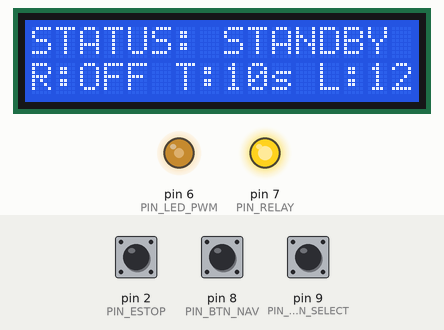
Bench run of a sketch on a simulated Arduino Uno, built with avr-gcc and run on an emulated ATmega328P. Parts: 16×2 character LCD, output pins drawn as LEDs (lit = HIGH). Dashed ring = blinking. Inputs (shaded band) come from the test bench; at power-on: pin 9 (PIN_BTN_SELECT) HIGH, pin 2 (PIN_ESTOP) HIGH, pin 8 (PIN_BTN_NAV) HIGH. EEPROM starts erased.

Above: at 2.1 s.
2.2 s: pin 9 (PIN_BTN_SELECT) pulled LOW for 0.15 s
At 3.0 s:
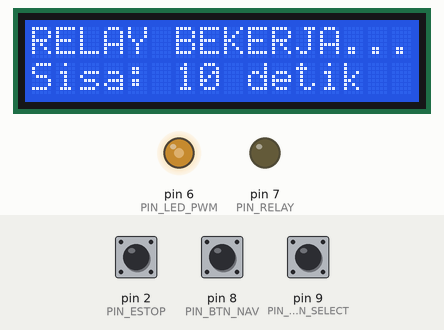
5.3 s: pin 2 (PIN_ESTOP) pulled LOW for 0.15 s
At 5.7 s:
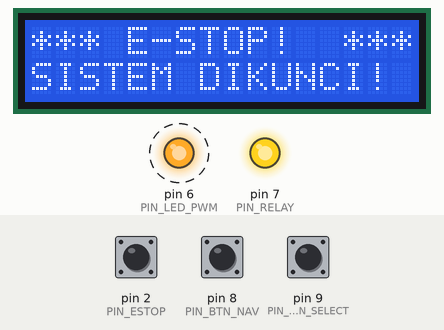
6.0 s: pin 9 (PIN_BTN_SELECT) pulled LOW for 1 s
At 8.2 s:
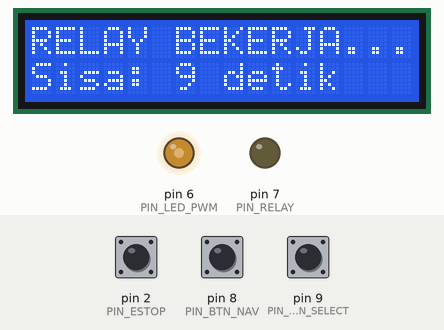
10.0 s: pin 2 (PIN_ESTOP) pulled LOW for 1 s
At 10.39 s:
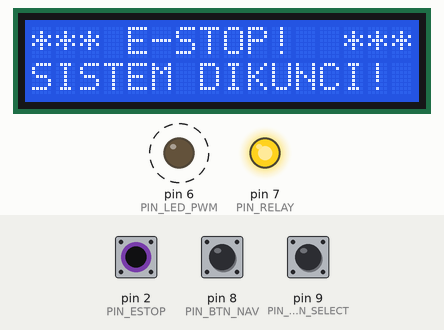
Timing chart, 0 to 12.6 s (numbered marks = the images above; inputs shaded):
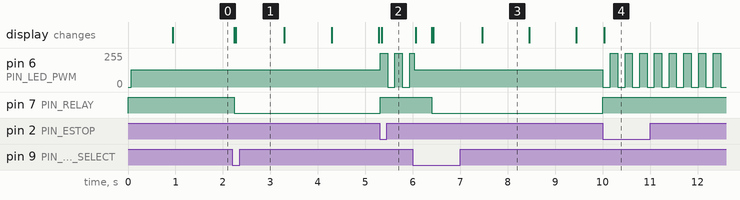

Measured:
- after the input at 2.2 s, pin 7 (PIN_RELAY): HIGH → LOW at once; the display: first changes at once (image 1 shows a later state)
- after the input at 5.3 s, pin 6 (PIN_LED_PWM): alternates 255/255 for 0.15 s and 0/255 for 0.15 s, starting at once; pin 7 (PIN_RELAY): LOW → HIGH at once; the display: changes at once (image 2)
- after the input at 6.0 s, pin 7 (PIN_RELAY): HIGH → LOW after 0.40 s; the display: first changes after 0.06 s (image 3 shows a later state)
- after the input at 10.0 s, pin 6 (PIN_LED_PWM): alternates 255/255 for 0.15 s and 0/255 for 0.15 s, starting at once; pin 7 (PIN_RELAY): LOW → HIGH at once; the display: changes at once (image 4)

The sketch:

advanced_industrial_station.ino
```cpp
/**
 * advanced_industrial_station.ino
 * Modul 15: Capstone Lanjutan - Sistem Otomasi Industri Terintegrasi
 *
 * Hardware Wiring:
 * 1. Arduino Uno R3
 * 2. LCD 1602 I2C Backpack   : SDA -> Pin A4, SCL -> Pin A5, VCC -> 5V, GND -> GND
 * 3. Tombol 1 (Navigasi Menu): Pin D8 ke GND (INPUT_PULLUP, Active-LOW)
 * 4. Tombol 2 (Pilih / Action): Pin D9 ke GND (INPUT_PULLUP, Active-LOW)
 * 5. Tombol 3 (E-STOP Darurat): Pin D2 ke GND (INT0 Hardware Interrupt, Active-LOW)
 * 6. Modul Relay 5V (Beban)  : Pin D7 (Active-LOW: 0V = ON, 5V = Standby)
 * 7. Indikator LED PWM       : Pin D6 via Resistor 220 Ohm ke GND
 *
 * Arsitektur Terintegrasi:
 * - Antarmuka Menu LCD 2 Tingkat: Navigasi dan pemilihan parameter menggunakan 2 tombol.
 * - Non-Volatile EEPROM: Mengingat konfigurasi durasi timer dan kecerahan LED via update().
 * - I2C Anti-Hang: Mengaktifkan timeout bus I2C (Wire.setWireTimeout) agar LCD tidak membekukan CPU.
 * - Zero-Latency E-STOP: Hardware interrupt pada pin D2 memotong relay dalam hitungan nanodetik.
 * - Fault Tolerance: Watchdog Timer (WDT) 2.0 detik aktif untuk mengamankan mikrokontroler dari crash.
 */

#include <Arduino.h>
#include <Wire.h>
#include <LiquidCrystal_I2C.h>
#include <EEPROM.h>
#include <avr/wdt.h>

LiquidCrystal_I2C lcd(0x27, 16, 2);

// Definisi Pin Hardware
const uint8_t PIN_ESTOP       = 2; // Pin interrupt eksternal INT0
const uint8_t PIN_LED_PWM     = 6; // Pin berkemampuan PWM (Timer 0)
const uint8_t PIN_RELAY       = 7; // Pin kendali modul relay
const uint8_t PIN_BTN_NAV     = 8; // Tombol navigasi menu berikutnya (NEXT)
const uint8_t PIN_BTN_SELECT  = 9; // Tombol pilih opsi / mulai siklus timer (SELECT)

// Alamat Register Memori EEPROM
const uint16_t ADDR_CONFIG_MAGIC = 0; // Alamat penanda validitas
const uint16_t ADDR_TIMER_SEC    = 1; // Alamat penyimpanan durasi timer
const uint16_t ADDR_PWM_LEVEL    = 2; // Alamat penyimpanan kecerahan PWM
const uint8_t  CONFIG_MAGIC_BYTE = 0x5C; // Nilai kunci pembeda memori terformat

// Mesin Status Utama Sistem (FSM)
enum ModeSistem {
    MODE_DASHBOARD,     // Menampilkan status aktifitas dan informasi utama
    MODE_MENU,          // Mode navigasi konfigurasi parameter
    MODE_TIMING_ACTIVE, // Siklus hitung mundur aktivasi relay sedang berlangsung
    MODE_EMERGENCY      // Sistem terkunci dalam kondisi darurat akibat penekanan E-STOP
};

ModeSistem statusSaatIni = MODE_DASHBOARD;
volatile bool emergencyTriggered = false; // Flag interupsi perangkat keras

// Variabel Konfigurasi Sistem
uint8_t durasiTimerDetik = 10; // Pilihan durasi: 5, 10, 30, atau 60 detik
uint8_t tingkatPWM = 128;      // Tingkat kecerahan: 0, 64, 128, 192, 255
bool statusRelay = false;
uint32_t waktuMulaiRelay = 0;

// Struktur Menu Tampilan LCD
const uint8_t JUMLAH_MENU = 4;
uint8_t menuAktif = 0;
const char* const JUDUL_MENU[JUMLAH_MENU] = {
    "1.Relay Manual ",
    "2.Timer Durasi ",
    "3.LED Kecerahan",
    "4.Simpan EEPROM"
};

/**
 * ISR Hardware Emergency Stop (INT0):
 * Memotong suplai beban relay seketika di level silikon tanpa jeda CPU.
 */
void isrEmergencyStop() {
    emergencyTriggered = true;
}

void muatKonfigurasiEEPROM() {
    if (EEPROM.read(ADDR_CONFIG_MAGIC) == CONFIG_MAGIC_BYTE) {
        // Data valid ditemukan, pulihkan konfigurasi pengguna sebelumnya
        durasiTimerDetik = EEPROM.read(ADDR_TIMER_SEC);
        tingkatPWM       = EEPROM.read(ADDR_PWM_LEVEL);
    } else {
        // Inisialisasi awal jika EEPROM belum pernah ditulis
        EEPROM.update(ADDR_CONFIG_MAGIC, CONFIG_MAGIC_BYTE);
        EEPROM.update(ADDR_TIMER_SEC, durasiTimerDetik);
        EEPROM.update(ADDR_PWM_LEVEL, tingkatPWM);
    }
    analogWrite(PIN_LED_PWM, tingkatPWM);
}

void simpanKonfigurasiEEPROM() {
    // Gunakan update() agar hanya menulis ke sel silikon jika nilai berubah
    EEPROM.update(ADDR_CONFIG_MAGIC, CONFIG_MAGIC_BYTE);
    EEPROM.update(ADDR_TIMER_SEC, durasiTimerDetik);
    EEPROM.update(ADDR_PWM_LEVEL, tingkatPWM);

    lcd.clear();
    lcd.setCursor(0, 0);
    lcd.print(F("EEPROM Tersimpan"));
    lcd.setCursor(0, 1);
    lcd.print(F("Konfigurasi OK! "));
    delay(800);
}

/**
 * Software Debounce Reusable:
 * Mengembalikan 'true' hanya saat transisi tombol baru saja stabil ditekan (Active-LOW).
 */
bool bacaTombolDebounced(uint8_t pin, bool &statusLama, uint32_t &waktuLama) {
    bool ditekan = false;
    int bacaanSekarang = digitalRead(pin);

    if (bacaanSekarang != statusLama) {
        waktuLama = millis();
    }

    if ((millis() - waktuLama) > 35) { // Jeda kestabilan 35 milidetik
        static int statusStabil[14];
        if (bacaanSekarang != statusStabil[pin]) {
            statusStabil[pin] = bacaanSekarang;
            if (statusStabil[pin] == LOW) {
                ditekan = true;
            }
        }
    }
    statusLama = bacaanSekarang;
    return ditekan;
}

void updateLcdDashboard() {
    lcd.setCursor(0, 0);
    lcd.print(F("STATUS: STANDBY "));
    lcd.setCursor(0, 1);
    lcd.print(F("R:"));
    lcd.print(statusRelay ? F("ON ") : F("OFF"));
    lcd.print(F(" T:"));
    lcd.print(durasiTimerDetik);
    lcd.print(F("s L:"));
    lcd.print(tingkatPWM);
    lcd.print(F("  "));
}

void setup() {
    Serial.begin(115200);

    pinMode(PIN_ESTOP, INPUT_PULLUP);
    pinMode(PIN_BTN_NAV, INPUT_PULLUP);
    pinMode(PIN_BTN_SELECT, INPUT_PULLUP);

    pinMode(PIN_RELAY, OUTPUT);
    pinMode(PIN_LED_PWM, OUTPUT);
    digitalWrite(PIN_RELAY, HIGH); // Standby relay (Active-LOW)

    // Inisialisasi bus I2C dengan proteksi timeout 3000 us (mencegah bus hang)
    Wire.begin();
    Wire.setWireTimeout(3000, true);

    lcd.init();
    lcd.backlight();

    // Pasang Hardware Interrupt untuk Tombol Darurat E-STOP
    attachInterrupt(digitalPinToInterrupt(PIN_ESTOP), isrEmergencyStop, FALLING);

    muatKonfigurasiEEPROM();

    lcd.clear();
    lcd.setCursor(0, 0);
    lcd.print(F("INDUSTRIAL CTRL "));
    lcd.setCursor(0, 1);
    lcd.print(F("INITIALIZING... "));
    delay(800);

    // Aktifkan Watchdog Timer (timeout 2.0 detik)
    wdt_enable(WDTO_2S);
    updateLcdDashboard();
}

void loop() {
    // 1. Beri makan Watchdog Timer di setiap siklus eksekusi loop
    wdt_reset();

    // 2. Evaluasi apakah Tombol Darurat E-STOP ditekan
    if (emergencyTriggered) {
        statusSaatIni = MODE_EMERGENCY;
    }

    // -------------------------------------------------------------------------
    // STATUS KHUSUS: Penanganan Kondisi Darurat (EMERGENCY_STOP)
    // -------------------------------------------------------------------------
    if (statusSaatIni == MODE_EMERGENCY) {
        digitalWrite(PIN_RELAY, HIGH); // Pastikan relay selalu terputus!
        statusRelay = false;

        // Indikator strobo bahaya LED berkedip cepat (150ms)
        static uint32_t tBlink = 0;
        static bool ledState = false;
        if (millis() - tBlink >= 150) {
            tBlink = millis();
            ledState = !ledState;
            digitalWrite(PIN_LED_PWM, ledState ? HIGH : LOW);
        }

        lcd.setCursor(0, 0);
        lcd.print(F("*** E-STOP!  ***"));
        lcd.setCursor(0, 1);
        lcd.print(F("SISTEM DIKUNCI! "));

        // Buka kunci darurat hanya jika tombol fisik E-STOP dilepas dan operator menekan tombol SELECT
        if (digitalRead(PIN_BTN_SELECT) == LOW && digitalRead(PIN_ESTOP) == HIGH) {
            emergencyTriggered = false;
            statusSaatIni = MODE_DASHBOARD;
            analogWrite(PIN_LED_PWM, tingkatPWM); // Kembalikan kecerahan LED normal
            lcd.clear();
            updateLcdDashboard();
            delay(300); // Debounce sederhana pelepasan reset
        }
        return; // Hentikan eksekusi kode normal selama mode darurat aktif
    }

    // -------------------------------------------------------------------------
    // 3. Pembacaan Tombol Navigasi dan Seleksi dengan Software Debounce
    // -------------------------------------------------------------------------
    static bool navLama = HIGH, selLama = HIGH;
    static uint32_t tNav = 0, tSel = 0;
    bool btnNav = bacaTombolDebounced(PIN_BTN_NAV, navLama, tNav);
    bool btnSel = bacaTombolDebounced(PIN_BTN_SELECT, selLama, tSel);

    // -------------------------------------------------------------------------
    // 4. Mesin Status Antarmuka Pengguna (FSM UI)
    // -------------------------------------------------------------------------
    switch (statusSaatIni) {
        case MODE_DASHBOARD: {
            if (btnNav) {
                // Berpindah dari Dashboard ke Menu Pengaturan
                statusSaatIni = MODE_MENU;
                menuAktif = 0;
                lcd.clear();
            } else if (btnSel) {
                // Tombol Select di Dashboard memicu siklus kerja timer relay
                statusRelay = true;
                digitalWrite(PIN_RELAY, LOW); // Aktifkan beban relay
                waktuMulaiRelay = millis();
                statusSaatIni = MODE_TIMING_ACTIVE;
                lcd.clear();
            }
            break;
        }

        case MODE_TIMING_ACTIVE: {
            uint32_t detikBerjalan = (millis() - waktuMulaiRelay) / 1000;
            if (detikBerjalan >= durasiTimerDetik) {
                // Waktu operasional berakhir: Matikan beban dan kembali ke Dashboard
                digitalWrite(PIN_RELAY, HIGH);
                statusRelay = false;
                statusSaatIni = MODE_DASHBOARD;
                lcd.clear();
                updateLcdDashboard();
            } else {
                // Perbarui countdown sisa detik di layar LCD
                lcd.setCursor(0, 0);
                lcd.print(F("RELAY BEKERJA..."));
                lcd.setCursor(0, 1);
                lcd.print(F("Sisa: "));
                lcd.print(durasiTimerDetik - detikBerjalan);
                lcd.print(F(" detik   "));
            }
            break;
        }

        case MODE_MENU: {
            lcd.setCursor(0, 0);
            lcd.print(F("[PENGATURAN]    "));
            lcd.setCursor(0, 1);
            lcd.print(JUDUL_MENU[menuAktif]);

            // Tombol Navigasi: Menggulir ke opsi menu berikutnya
            if (btnNav) {
                menuAktif = (menuAktif + 1) % JUMLAH_MENU;
            }

            // Tombol Select: Menjalankan konfigurasi pada opsi yang sedang aktif
            if (btnSel) {
                if (menuAktif == 0) {
                    // Opsi 1: Toggle Manual Relay
                    statusRelay = !statusRelay;
                    digitalWrite(PIN_RELAY, statusRelay ? LOW : HIGH);
                } else if (menuAktif == 1) {
                    // Opsi 2: Ubah Durasi Timer (5s -> 10s -> 30s -> 60s)
                    if (durasiTimerDetik == 5) durasiTimerDetik = 10;
                    else if (durasiTimerDetik == 10) durasiTimerDetik = 30;
                    else if (durasiTimerDetik == 30) durasiTimerDetik = 60;
                    else durasiTimerDetik = 5;
                } else if (menuAktif == 2) {
                    // Opsi 3: Ubah Nilai PWM LED secara bertahap
                    tingkatPWM = (tingkatPWM + 64) % 320;
                    if (tingkatPWM > 255) tingkatPWM = 0;
                    analogWrite(PIN_LED_PWM, tingkatPWM);
                } else if (menuAktif == 3) {
                    // Opsi 4: Simpan Nilai ke EEPROM dan kembali ke Dashboard
                    simpanKonfigurasiEEPROM();
                    statusSaatIni = MODE_DASHBOARD;
                    lcd.clear();
                    updateLcdDashboard();
                }
            }
            break;
        }

        default:
            break;
    }
}
```
